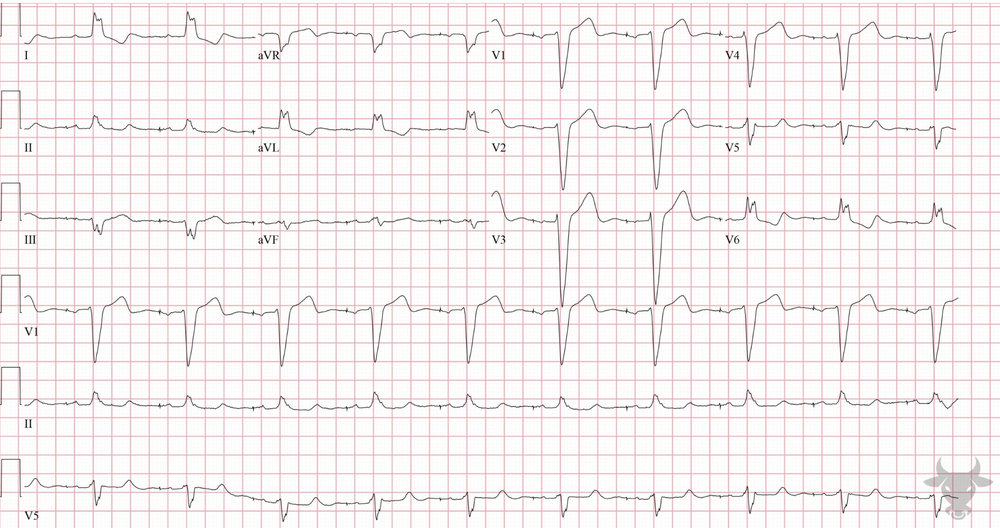
#> input picture ekg_png_examples/ekg1.png, 1000 x 528 px, shrunk from 2022 x 1068 before the run
$ python -i image_processing.py   (imports and definitions only)
#> lines starting #> are read from the running program, lines starting #| are printed output that depends on the picture
'''
Load the image
Detect the ECG trace region (crop out grid, labels, borders)
Extract the pixel y-coordinates of the signal line
Convert pixel positions → millivolt values
Resample to a standard frequency (360Hz)
Feed into your existing peak detection and CNN pipeline
'''

import numpy as np
import cv2
from scipy import signal as scipy_signal
from scipy.interpolate import interp1d


# [6 lines left out: function load_ecg_image, not called in this run]


def preprocess_image(img):
    """
    Convert to grayscale, denoise, and enhance contrast.
    Returns a cleaned grayscale image.
    """
    # Convert to grayscale
    gray = cv2.cvtColor(img, cv2.COLOR_BGR2GRAY)

    # Apply CLAHE (contrast limited adaptive histogram equalization)
    # This handles images with poor contrast or uneven lighting
    clahe = cv2.createCLAHE(clipLimit=2.0, tileGridSize=(8, 8))
    enhanced = clahe.apply(gray)

    # Denoise
    denoised = cv2.fastNlMeansDenoising(enhanced, h=10)

    return denoised


def remove_grid(gray_img):
    """
    Remove the ECG grid lines, leaving only the signal trace.
    Works by detecting and subtracting the periodic grid pattern.
    """
    # Threshold to binary
    _, binary = cv2.threshold(
        gray_img, 0, 255,
        cv2.THRESH_BINARY_INV + cv2.THRESH_OTSU
    )

    # Remove horizontal grid lines using morphological operations
    # Horizontal kernel detects lines wider than the signal trace
    h, w = binary.shape
    horizontal_kernel = cv2.getStructuringElement(
        cv2.MORPH_RECT, (w // 20, 1)
    )
    horizontal_lines = cv2.morphologyEx(
        binary, cv2.MORPH_OPEN, horizontal_kernel, iterations=1
    )

    # Remove vertical grid lines
    vertical_kernel = cv2.getStructuringElement(
        cv2.MORPH_RECT, (1, h // 20)
    )
    vertical_lines = cv2.morphologyEx(
        binary, cv2.MORPH_OPEN, vertical_kernel, iterations=1
    )

    # Subtract grid from binary image
    grid = cv2.add(horizontal_lines, vertical_lines)
    signal_only = cv2.subtract(binary, grid)

    # Clean up small noise pixels
    cleanup_kernel = np.ones((2, 2), np.uint8)
    signal_only = cv2.morphologyEx(
        signal_only, cv2.MORPH_OPEN, cleanup_kernel
    )

    return signal_only


def extract_signal_trace(binary_img):
    """
    Convert binary image of ECG trace to 1D signal array.
    For each column, finds the y-position of the signal pixel.
    Returns array of y-positions (one per column).
    """
    h, w = binary_img.shape
    y_positions = np.full(w, np.nan)

    for col in range(w):
        column = binary_img[:, col]
        signal_pixels = np.where(column > 0)[0]

        if len(signal_pixels) == 0:
            continue

        # Use the centroid of signal pixels in this column
        # handles thick traces better than just taking the first pixel
        y_positions[col] = np.mean(signal_pixels)

    return y_positions


def interpolate_gaps(y_positions):
    """
    Fill in NaN gaps caused by missing pixels using linear interpolation.
    """
    x = np.arange(len(y_positions))
    valid = ~np.isnan(y_positions)

    if valid.sum() < 10:
        raise ValueError(
            "Too few signal pixels detected. "
            "Image may be too noisy or the trace is not visible."
        )

    interpolator = interp1d(
        x[valid], y_positions[valid],
        kind='linear',
        bounds_error=False,
        fill_value='extrapolate'
    )

    return interpolator(x)


def normalize_to_mv(y_positions, img_height):
    """
    Convert pixel y-positions to approximate millivolt values.
    ECG standard: 10mm = 1mV. We estimate scale from image height.
    Y is inverted in image coordinates (0 = top), so we flip it.
    """
    # Flip y-axis (image y=0 is top, ECG positive is up)
    flipped = img_height - y_positions

    # Normalize to roughly -2 to +2 mV range
    # (standard ECG display range)
    mid   = np.median(flipped)
    scale = (img_height * 0.1)   # rough pixel-to-mV scale

    mv_signal = (flipped - mid) / scale

    return mv_signal


def resample_to_target_fs(signal_array, source_fs, target_fs=360):
    """
    Resample signal from image pixel rate to target sampling frequency.
    source_fs is estimated from image width and assumed recording duration.
    """
    n_samples_target = int(len(signal_array) * target_fs / source_fs)
    resampled = scipy_signal.resample(signal_array, n_samples_target)
    return resampled


def extract_signal_from_image(image_input, recording_duration_sec=10):
    """
    Full pipeline: image → clean numpy signal array at 360Hz.

    Args:
        image_input: file path string OR numpy array (for Streamlit uploads)
        recording_duration_sec: estimated duration shown in the image

    Returns:
        signal (np.array): signal in mV at 360Hz
        fs (int): sampling rate (always 360)
    """
    # Load image
    if isinstance(image_input, np.ndarray):
        img = image_input
    else:
        img = load_ecg_image(image_input)

    h, w = img.shape[:2]

    # Process
    gray        = preprocess_image(img)
    signal_only = remove_grid(gray)
    y_positions = extract_signal_trace(signal_only)
    y_filled    = interpolate_gaps(y_positions)
    mv_signal   = normalize_to_mv(y_filled, h)

    # Estimate source sampling rate from image width and duration
    # e.g. a 10-second strip that is 1800px wide = 180px/sec
    source_fs = w / recording_duration_sec

    # Resample to 360Hz to match what the CNN was trained on
    resampled = resample_to_target_fs(mv_signal, source_fs, target_fs=360)

    return resampled.astype(np.float32), 360

>>> import cv2
>>> picture = cv2.imread('ekg_png_examples/ekg1.png')
#> picture is the input picture: shape (528, 1000, 3); mean B, G, R 241.8, 241, 247.3
>>> result = extract_signal_from_image(picture)
#> in preprocess_image, `enhanced = clahe.apply(gray)`:
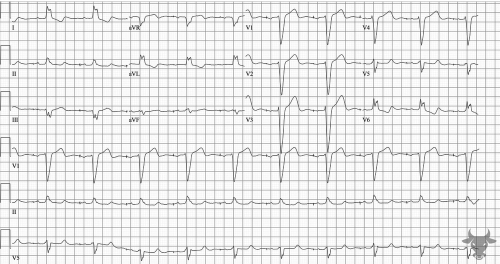
#> enhanced: shape (528, 1000) (shown at 1/2 size); min 1, max 255, mean 232.7
#> in remove_grid, `_, binary = cv2.threshold( gray_img, 0, 255, cv2.THRESH_BINARY_INV + c..`:
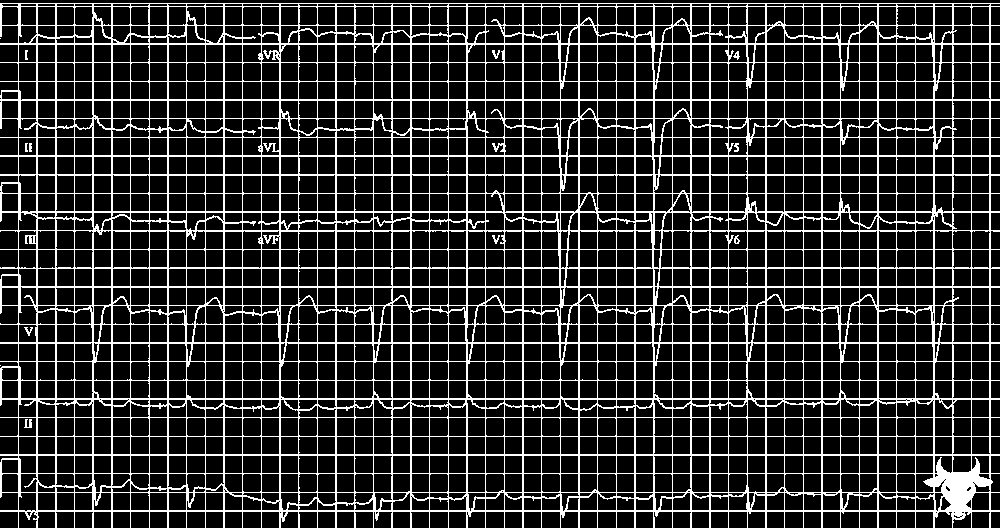
#> binary: shape (528, 1000); 18.2% white in thin lines or dots
#> in remove_grid, `horizontal_lines = cv2.morphologyEx( binary, cv2.MORPH_OPEN, horizonta..`:
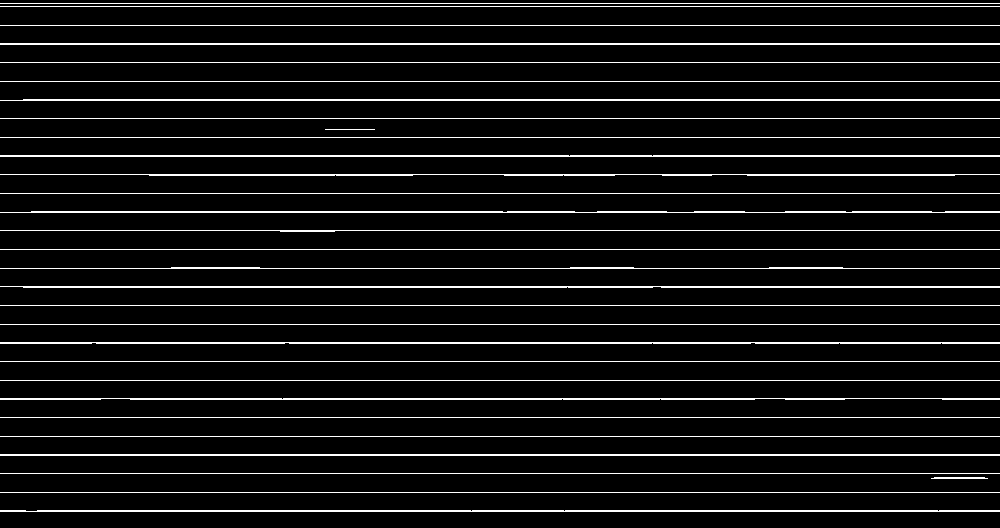
#> horizontal_lines: shape (528, 1000); 7.3% white in thin lines or dots
#> in remove_grid, `vertical_lines = cv2.morphologyEx( binary, cv2.MORPH_OPEN, vertical_ke..`:
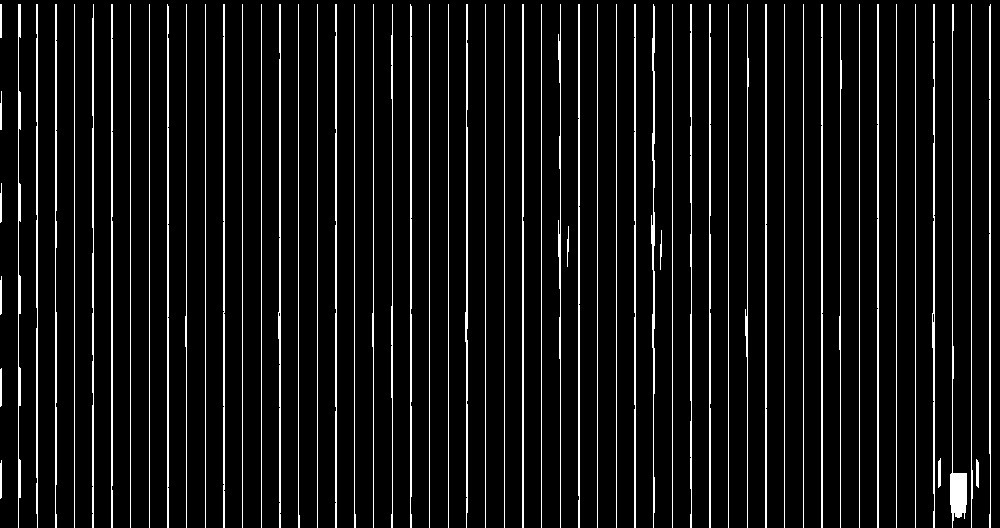
#> vertical_lines: shape (528, 1000); 7.7% white in thin lines or dots
#> in remove_grid, `grid = cv2.add(horizontal_lines, vertical_lines)`:
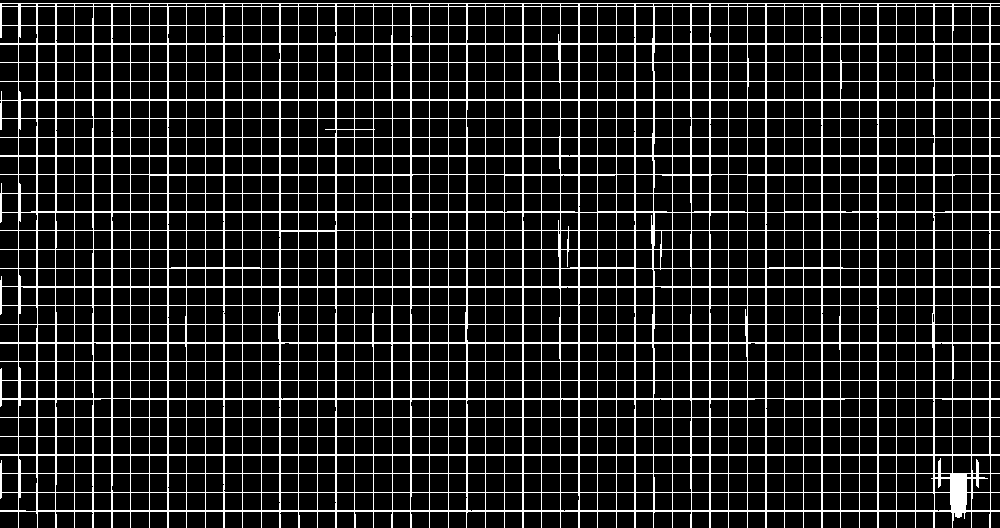
#> grid: shape (528, 1000); 14.5% white in thin lines or dots
#> in remove_grid, `signal_only = cv2.subtract(binary, grid)`:
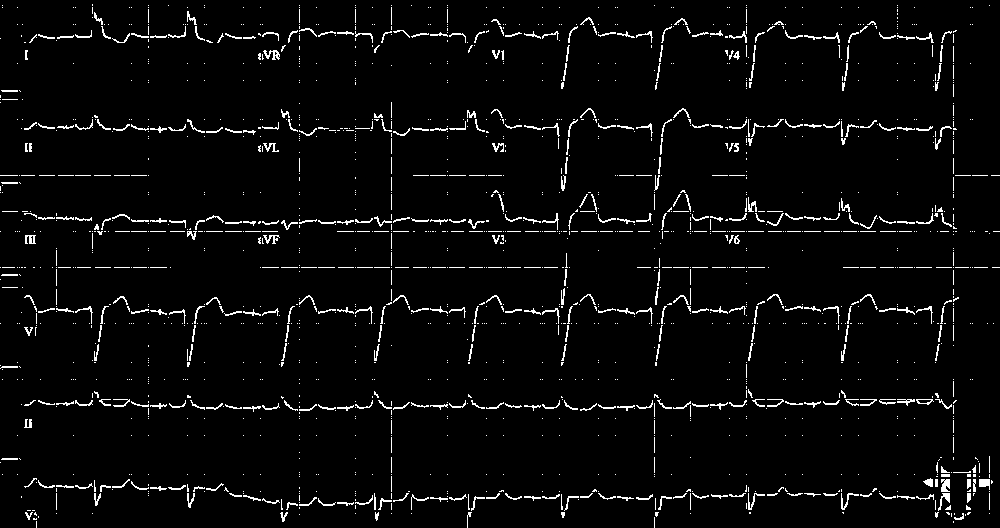
#> signal_only: shape (528, 1000); 3.7% white in thin lines or dots
#> in remove_grid, `signal_only = cv2.morphologyEx( signal_only, cv2.MORPH_OPEN, cleanup_k..`:
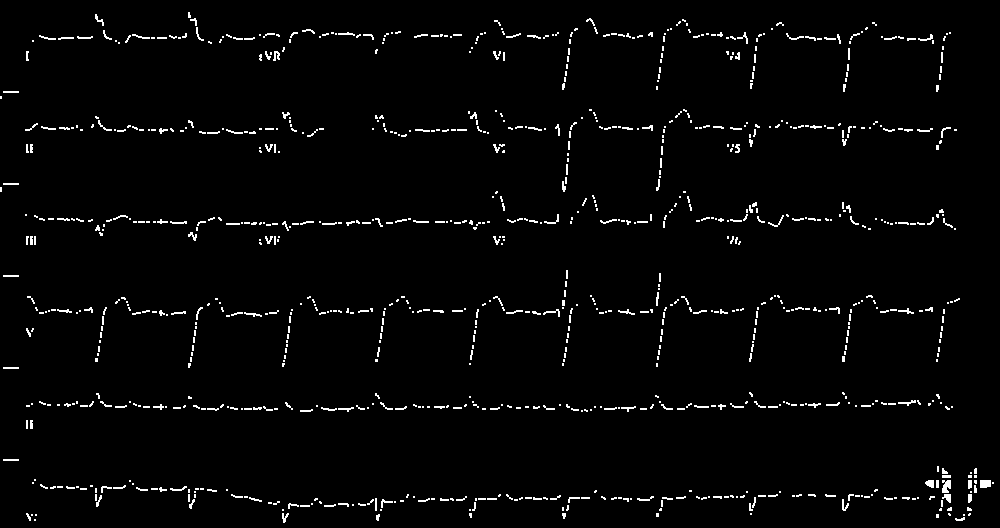
#> signal_only: shape (528, 1000); 2.4% white in thin lines or dots
#> the loop in extract_signal_trace, `for col in range(w):` made 1000 passes
#> signal_pixels on passes 1, 2, 4: [96, 97, 98, 187, 188, 189, 190, 191], [96, 97, 98, 187, 188, 189, 190, 191], [91, 92, 183, 184, 275, 276, 367, 368, 459, 460]
#> in interpolate_gaps, `x = np.arange(len(y_positions))`: x = 1000 values from 0 to 999
#> in extract_signal_from_image, `y_filled    = interpolate_gaps(y_positions)`: y_filled = 1000 values, max 519.5 at index 960, min 35.5 at index 169, mean 275.6
#> in normalize_to_mv, `flipped = img_height - y_positions`: flipped = 1000 values, max 492.5 at index 169, min 8.5 at index 960, mean 252.4
#> in normalize_to_mv, `mid   = np.median(flipped)`: mid = 261.2
#> in normalize_to_mv, `mv_signal = (flipped - mid) / scale`: mv_signal = 1000 values, max 4.38 at index 169, min -4.79 at index 960, mean -0.165
#> in resample_to_target_fs, `n_samples_target = int(len(signal_array) * target_fs / source_fs)`: n_samples_target = 3600
#> in resample_to_target_fs, `resampled = scipy_signal.resample(signal_array, n_samples_target)`: resampled = 3600 values, max 4.48 at index 608, min -5.03 at index 3458, mean -0.165

$ run again, on ekg_png_examples/ekg2.png
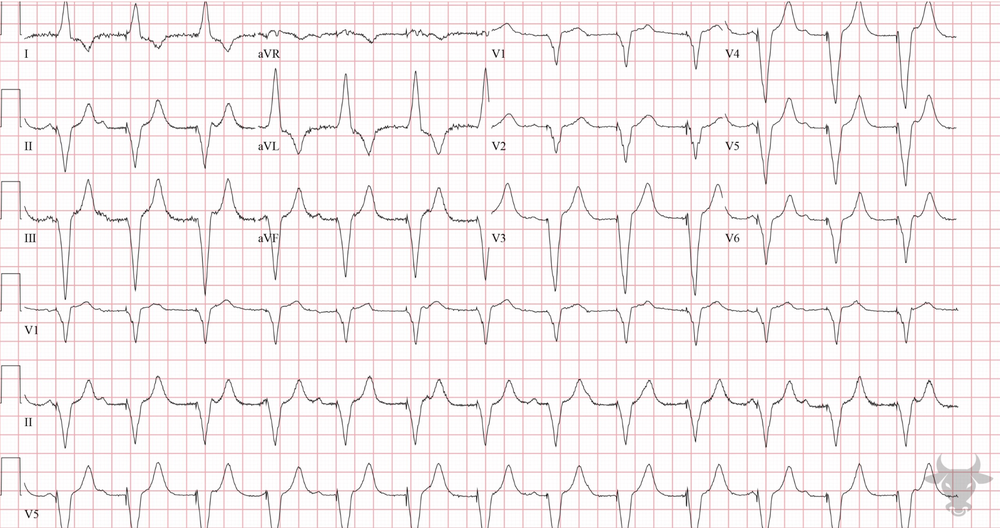
#> input picture ekg_png_examples/ekg2.png, 1000 x 528 px, shrunk from 2022 x 1068 before the run
#> picture is the input picture: shape (528, 1000, 3); mean B, G, R 240.4, 239.5, 246
#> in remove_grid, `_, binary = cv2.threshold( gray_img, 0, 255, cv2.THRESH_BINARY_INV + c..`:
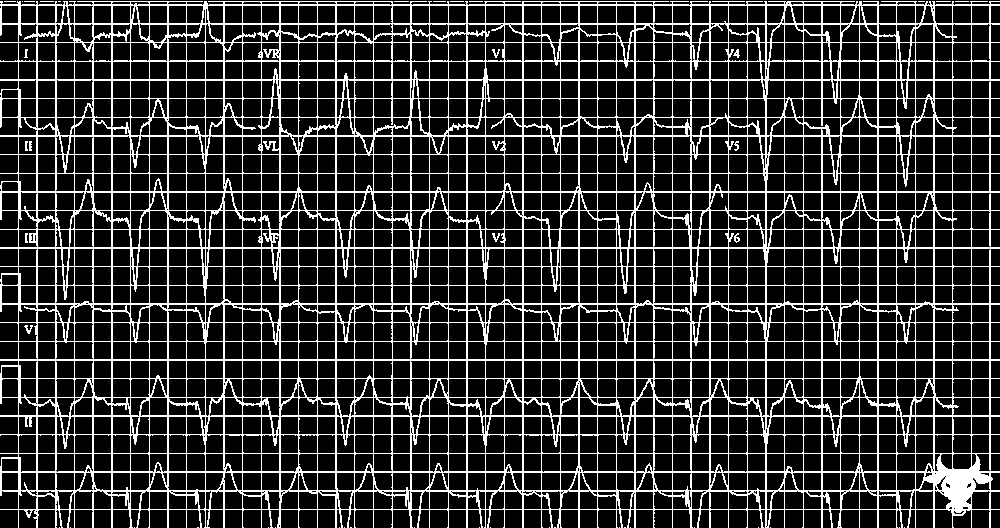
#> binary: shape (528, 1000); 19.4% white in thin lines or dots
#> horizontal_lines: shape (528, 1000); 7% white in thin lines or dots
#> vertical_lines: shape (528, 1000); 7.3% white in thin lines or dots
#> grid: shape (528, 1000); 13.8% white in thin lines or dots
#> in remove_grid, `signal_only = cv2.morphologyEx( signal_only, cv2.MORPH_OPEN, cleanup_k..`:
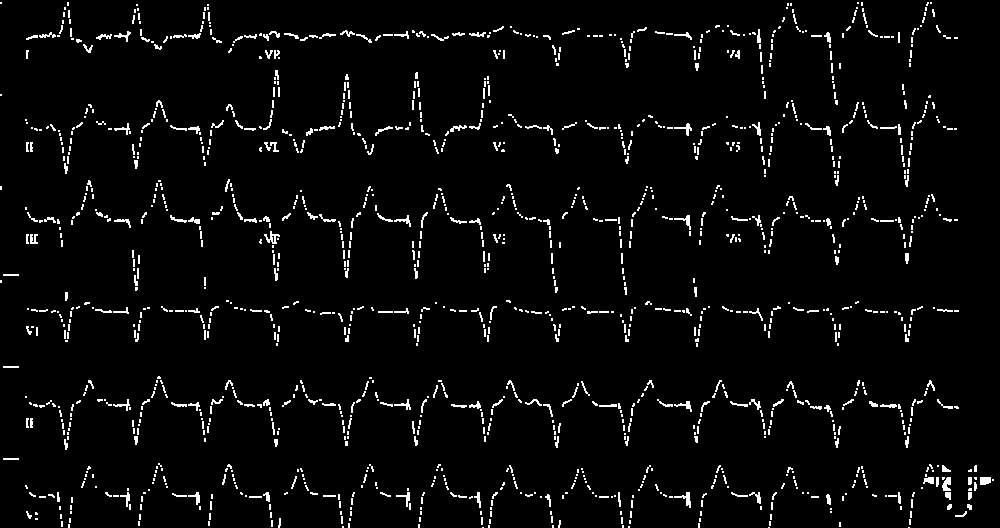
#> signal_only: shape (528, 1000); 3.7% white in thin lines or dots
#> the loop in extract_signal_trace, `for col in range(w):` made 1000 passes
#> signal_pixels on passes 1, 2, 4: [2, 3, 94, 95, 186, 187, 188, 189, 280, 281, 282], [2, 3, 94, 95, 186, 187, 188, 189, 280, 281, 282], [274, 275, 366, 367, 458, 459]
#> x = 1000 values from 0 to 999
#> y_filled = 1000 values, max 521.5 at index 280, min 108 at index 579, mean 277
#> flipped = 1000 values, max 420 at index 579, min 6.5 at index 280, mean 251
#> mid = 262.5
#> in normalize_to_mv, `mv_signal = (flipped - mid) / scale`: mv_signal = 1000 values, max 2.98 at index 579, min -4.85 at index 280, mean -0.219
#> n_samples_target = 3600
#> in resample_to_target_fs, `resampled = scipy_signal.resample(signal_array, n_samples_target)`: resampled = 3600 values, max 3.01 at index 2085, min -4.99 at index 1009, mean -0.219
